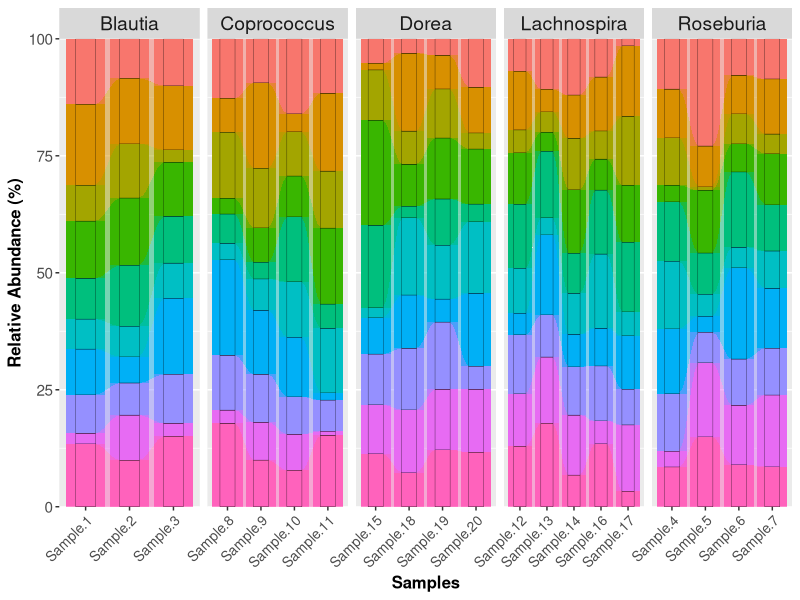
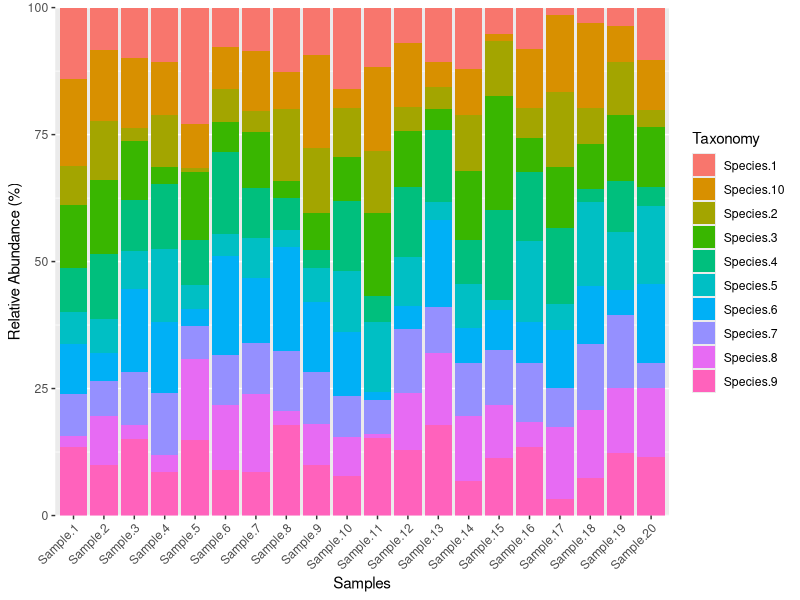
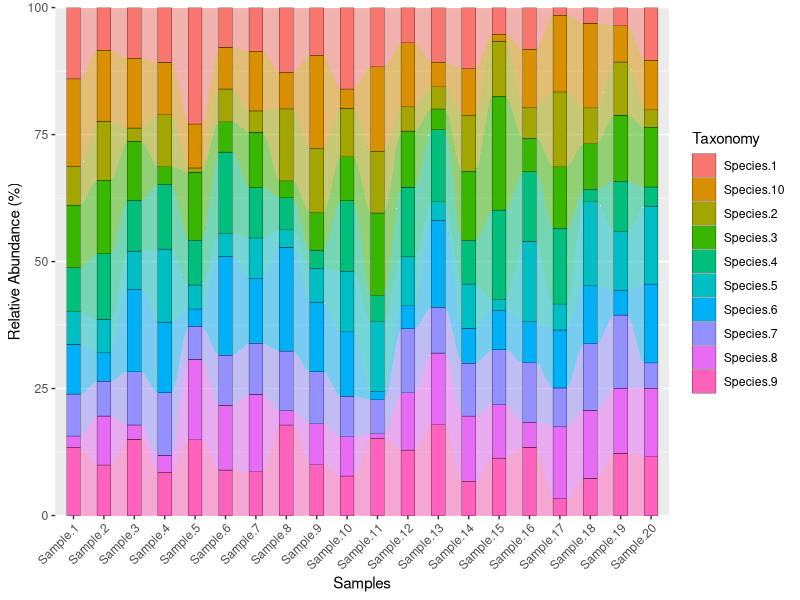

Recreate these plots in R, in order.

set.seed(1995)
# ????????????
data=matrix(abs(round(rnorm(200, mean=1000, sd=500))), 20, 10)
# ???????????????,20???,20???
colnames(data)=paste("Species", 1:10, sep=".")
# ??????
rownames(data)=paste("Sample", 1:20, sep=".")
# ??????
# ??????????????????????????????,??????:

group=c("Blautia", "Blautia", "Blautia", "Roseburia", "Roseburia", 
        "Roseburia", "Roseburia", "Coprococcus", "Coprococcus", 
        "Coprococcus", "Coprococcus", "Lachnospira", "Lachnospira", 
        "Lachnospira", "Dorea", "Lachnospira", "Lachnospira", "Dorea", 
        "Dorea", "Dorea")
sample_id=rownames(data)
data_group=data.frame(sample_id, group)
# ??????????????????,??????:
data_norm=data
for(i in 1:20){
  sample_sum=apply(data, 1, sum)
  # ????????????????????????????????????
  for(j in 1:10){
    data_norm[i,j]=data[i,j]/sample_sum[i]
    # ??????????????????????????????????????????1
  }
}

library(reshape2)
# ?????????????????????????????????reshape2???
Taxonomy=colnames(data)
# ???data?????????????????????????????????
data_frame=data.frame(t(data_norm), Taxonomy)
# ???????????????
data_frame=melt(data_frame, id='Taxonomy')
# ??????Taxonomy???Sample???????????????????????????
names(data_frame)[2]='sample_id'
# ?????????variable???sample_id,?????????data_group????????????????????????
data_frame=merge(data_frame, data_group, by='sample_id')
# ?????????????????????,???data_frame??????????????????,??????:


library(ggplot2)

stack_plot=ggplot(data_frame, aes(x=sample_id, fill=Taxonomy, y=value*100))+
  # ????????????:????????????????????????
  geom_col(position='stack') +
  # stack:?????????
  labs(x='Samples', y='Relative Abundance (%)')+
  # ???xy?????????
  scale_y_continuous(expand=c(0, 0))+
  # ??????y?????????
  theme(axis.text.x=element_text(angle=45, hjust=1))
# angle:??????????????????????????????
# hjust:????????????????????????

ggsave(stack_plot, filename="stack_plot.pdf")


#install.packages("ggalluvial")
library("ggalluvial")

#install.packages("rlang", version="0.4.7")
#packageVersion("rlang")
stack_plot=ggplot(data_frame,
                  aes(x=sample_id,
                      y=value*100,
                      fill=Taxonomy,
                      stratum = Taxonomy,
                      alluvium = Taxonomy)) +
  geom_bar(stat='identity', width=0.45,position = "fill") +
  geom_alluvium() +
  geom_stratum(width=0.45, size=0.1) +
  labs(x='Samples', y='Relative Abundance (%)')+
  scale_y_continuous(expand=c(0, 0))+
  theme(axis.text.x=element_text(angle=45, hjust=1))

ggsave(stack_plot, filename="stack_plot.pdf")

stack_plot=ggplot(data_frame, aes(x=sample_id, 
                                  fill=Taxonomy, 
                                  y=value*100,
                                  stratum = Taxonomy,
                                  alluvium = Taxonomy))+
  geom_col(position='stack') +
  geom_alluvium() +
  geom_stratum(width=0.45, size=0.1) +
  labs(x='Samples', y='Relative Abundance (%)')+
  scale_y_continuous(expand=c(0, 0))+
  theme(axis.text.x=element_text(angle=45, hjust=1))+
  facet_wrap(~group, scales = 'free_x', ncol = 5)+
  theme( axis.text = element_text( size = 11 ),
         axis.text.x = element_text( size = 10 ),
         axis.title = element_text( size = 12, face = "bold" ),
         legend.position="none",
         # The new stuff
         strip.text = element_text(size = 14))

stack_plot
#ggsave(stack_plot, filename="stack_plot.pdf")
  
